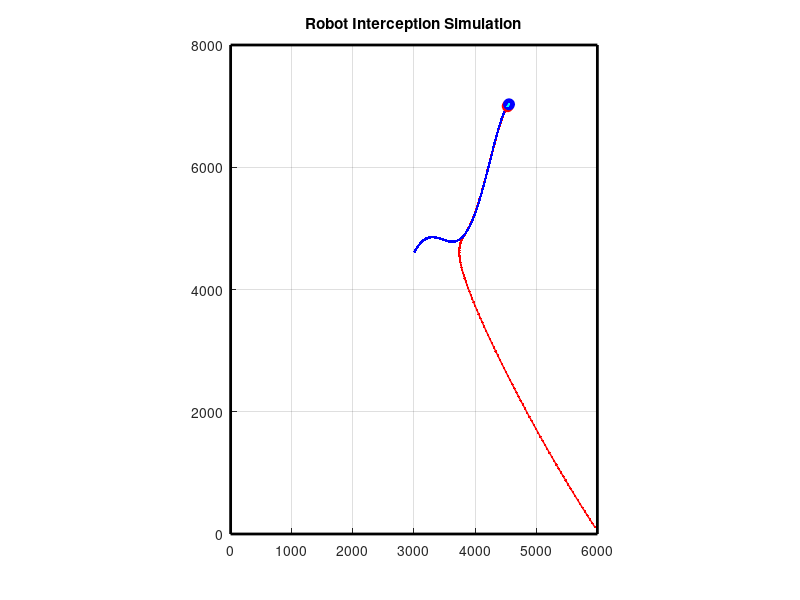

MATLAB code for this plot:
clear; clc; close all

%% Simulation parameters
dt = 0.5;
N  = 600;

Amax = 8;

xmin = 0; xmax = 6000;
ymin = 0; ymax = 8000;

capture_radius = 50;

%% Robot initial state
rR = [6000 50];
vR = [0 0];

%% Storage
RX = [];
RY = [];
TX = [];
TY = [];

%% Figure setup
figure
hold on
grid on
axis equal

xlim([xmin xmax])
ylim([ymin ymax])

rectangle('Position',[xmin ymin xmax ymax],'EdgeColor','k','LineWidth',2)

robotPath  = plot(NaN,NaN,'r','LineWidth',1);
targetPath = plot(NaN,NaN,'b','LineWidth',1);

robotDot  = plot(NaN,NaN,'ro','MarkerFaceColor','r','MarkerSize',8);
targetDot = plot(NaN,NaN,'bo','MarkerFaceColor','b','MarkerSize',8);

LOSline = plot(NaN,NaN,'c','LineWidth',1.5);

% legend('Boundary','Robot Path','Target Path','Robot','Target','LOS')

%% Simulation loop
for k = 1:N
    
    t = k*dt;
    
    %% Target motion (zigzag / unpredictable)
    
    rT = [3000 + 2000*sin(0.01*t), ...
          4000 + 2500*sin(0.015*t) + 600*cos(0.07*t)];
    
    vT = [2000*0.01*cos(0.01*t), ...
          2500*0.015*cos(0.015*t) - 600*0.07*sin(0.07*t)];
    
    %% Distance
    
    r = rT - rR;
    dRT = norm(r);
    
    %% Interception check
    
    if dRT < capture_radius
        disp("TARGET INTERCEPTED!")
        break
    end
    
    %% Line of sight
    
    LOS = r / dRT;
    
    %% Maximum closing velocity
    
    vrmax = sqrt(2*dRT*Amax);
    
    max_robot_speed = 150;
    
    speed = min(vrmax,max_robot_speed);
    
    %% Desired velocity toward target
    
    v_des = speed * LOS;
    
    %% Feasible Acceleration Region
    
    FAR = [ 0  Amax
            Amax 0
            0 -Amax
           -Amax 0];
    
    %% Feasible Velocity Region
    
    FVR = vR + FAR*dt;
    
    %% Choose feasible velocity
    
    v_cmd = v_des;
    
    %% Propagate robot
    
    rR = rR + v_cmd*dt;
    vR = v_cmd;
    
    %% Keep robot inside boundary
    
    rR(1) = min(max(rR(1),xmin),xmax);
    rR(2) = min(max(rR(2),ymin),ymax);
    
    %% Store paths
    
    RX(end+1) = rR(1);
    RY(end+1) = rR(2);
    
    TX(end+1) = rT(1);
    TY(end+1) = rT(2);
    
    %% Update plots
    
    set(robotPath,'XData',RX,'YData',RY)
    set(targetPath,'XData',TX,'YData',TY)
    
    set(robotDot,'XData',rR(1),'YData',rR(2))
    set(targetDot,'XData',rT(1),'YData',rT(2))
    
    set(LOSline,'XData',[rR(1) rT(1)],'YData',[rR(2) rT(2)])
    
    drawnow
    
end

title("Robot Interception Simulation")
